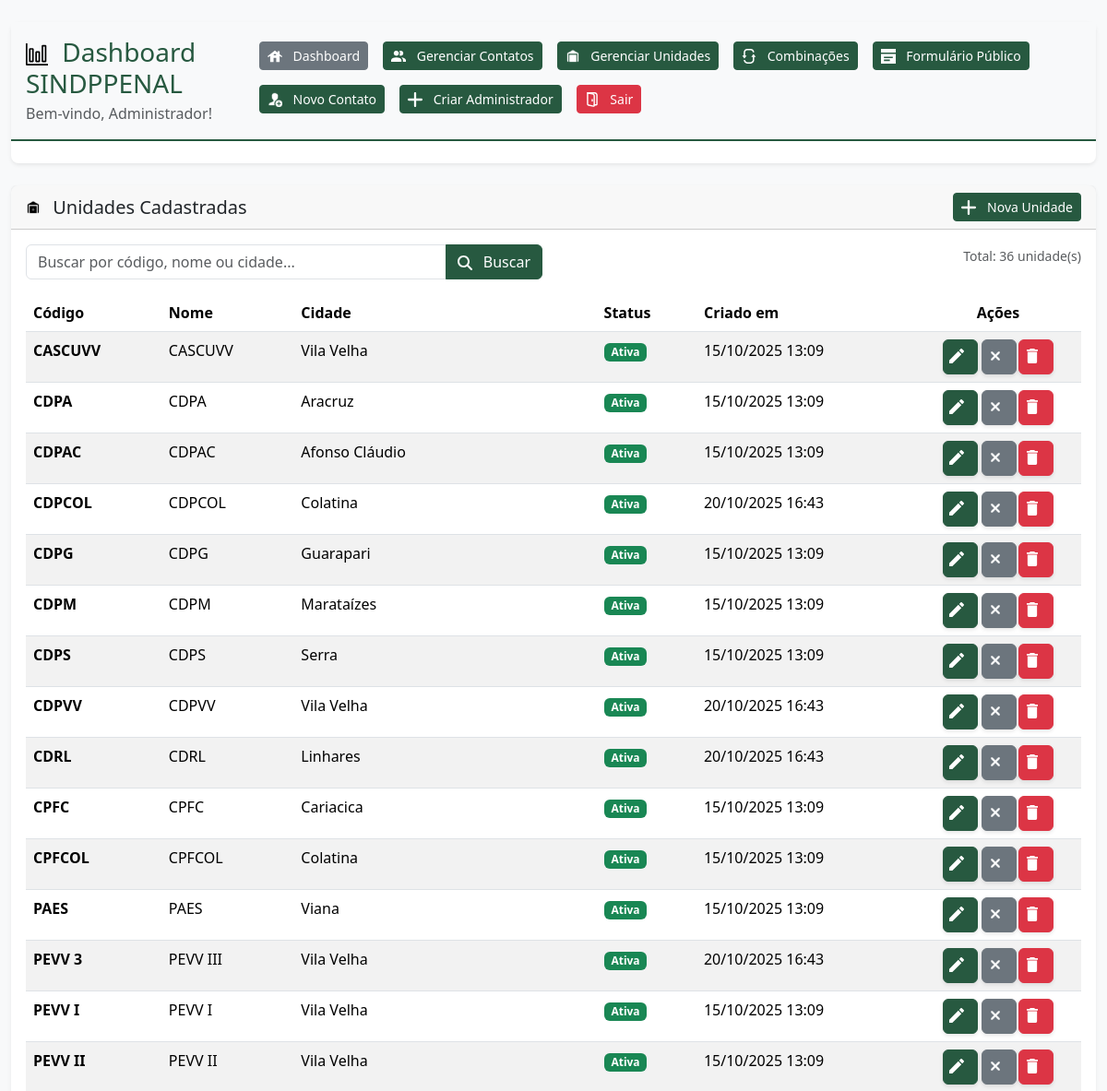
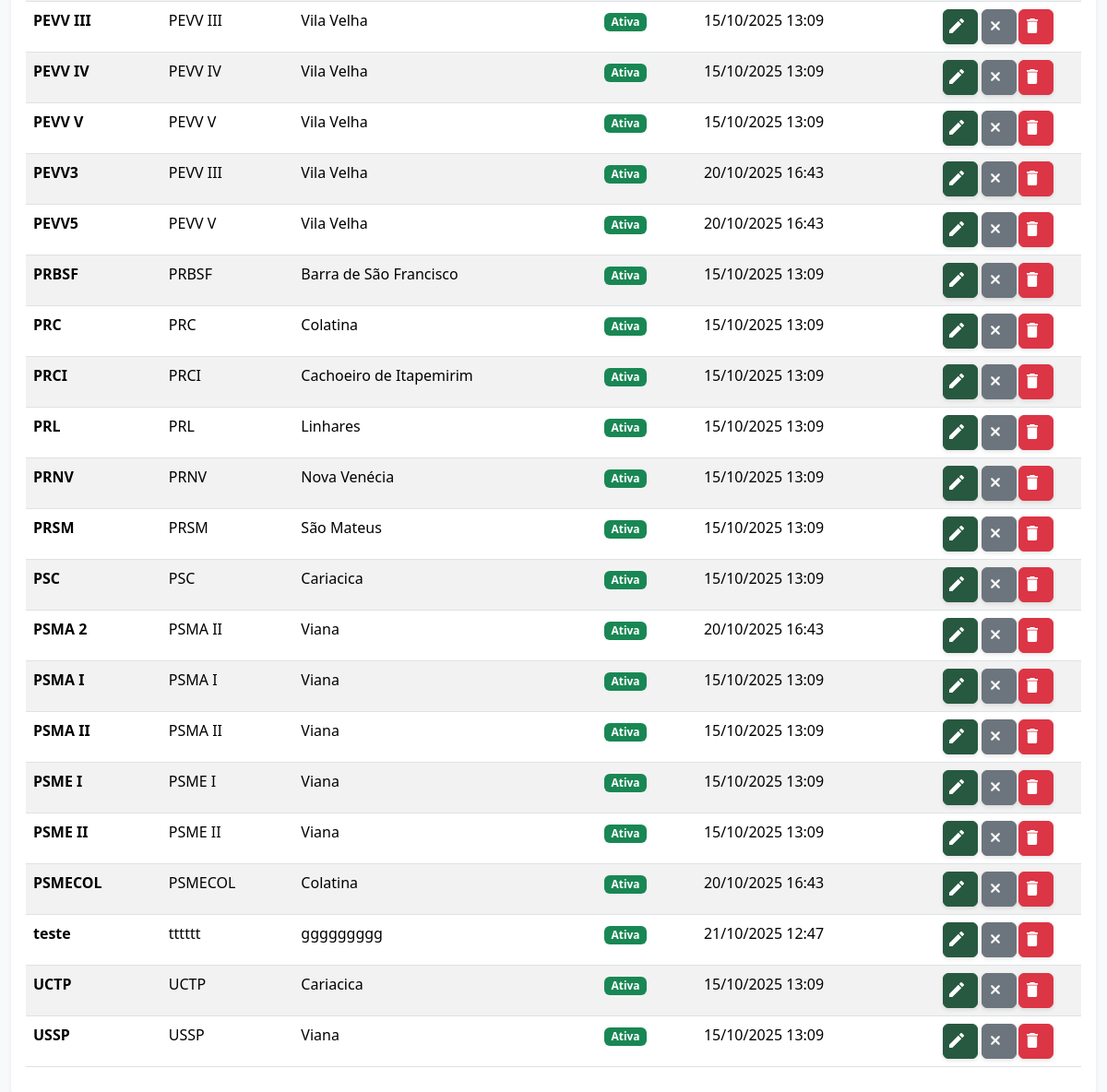
/admin/unidades.php (signed in), run on the app's committed database (2 pictures, top to bottom).
### tables this page shows
CREATE TABLE `unidades` (
  `id` int NOT NULL AUTO_INCREMENT,
  `codigo` varchar(10) NOT NULL,
  `nome` varchar(255) NOT NULL,
  `cidade` varchar(100) NOT NULL,
  `ativo` tinyint(1) DEFAULT '1',
  `created` datetime DEFAULT CURRENT_TIMESTAMP,
  `updated` datetime DEFAULT CURRENT_TIMESTAMP ON UPDATE CURRENT_TIMESTAMP,
  PRIMARY KEY (`id`),
  UNIQUE KEY `unique_codigo` (`codigo`)
);

### admin/classes/AdminUnidades.php (called while the page is built, shortened)
<?php
class AdminUnidades {
    private $conn;
    private $table_name = "unidades";
    public function __construct() {
        $database = new Database();
        $this->conn = $database->connect();
    }
    public function listarTodos($page = 1, $limit = 10, $search = '') {
        try {
            $offset = ($page - 1) * $limit;
            if (!empty($search)) {
                $query = "SELECT * FROM " . $this->table_name . "
                         WHERE codigo LIKE :search1
                            OR nome LIKE :search2
                            OR cidade LIKE :search3
                         ORDER BY codigo ASC LIMIT :limit OFFSET :offset";
                $stmt = $this->conn->prepare($query);
                $searchParam = "%$search%";
                $stmt->bindParam(':search1', $searchParam);
                $stmt->bindParam(':search2', $searchParam);
                $stmt->bindParam(':search3', $searchParam);
                $stmt->bindParam(':limit', $limit, PDO::PARAM_INT);
                $stmt->bindParam(':offset', $offset, PDO::PARAM_INT);
                $stmt->execute();
                $unidades = $stmt->fetchAll();
                $countQuery = "SELECT COUNT(*) as total
                              FROM " . $this->table_name . "
                              WHERE codigo LIKE :search1
                                 OR nome LIKE :search2
                                 OR cidade LIKE :search3";
                $countStmt = $this->conn->prepare($countQuery);
                $countStmt->bindParam(':search1', $searchParam);
                $countStmt->bindParam(':search2', $searchParam);
                $countStmt->bindParam(':search3', $searchParam);
            } else {
                $query = "SELECT * FROM " . $this->table_name . "
                         ORDER BY codigo ASC LIMIT :limit OFFSET :offset";
                $stmt = $this->conn->prepare($query);
                $stmt->bindParam(':limit', $limit, PDO::PARAM_INT);
                $stmt->bindParam(':offset', $offset, PDO::PARAM_INT);
                $stmt->execute();
                $unidades = $stmt->fetchAll();
                $countQuery = "SELECT COUNT(*) as total FROM " . $this->table_name;
                $countStmt = $this->conn->prepare($countQuery);
            }
            $countStmt->execute();
            $total = $countStmt->fetch()['total'];
            return [
                'unidades' => $unidades,
                'total' => $total,
                'pages' => ceil($total / $limit)
            ];
        } catch (PDOException $e) {
            return [
                'unidades' => [],
                'total' => 0,
                'pages' => 0
            ];
        }
    }
}

### admin/config/database.php (called while the page is built, shortened)
<?php
class Database {
    private $host = DB_HOST;
    private $db_name = DB_NAME;
    private $username = DB_USER;
    private $password = DB_PASS;
    public function connect() {
        $this->conn = null;
        try {
            $this->conn = new PDO(
                "mysql:host=" . $this->host . ";dbname=" . $this->db_name . ";charset=utf8mb4",
                $this->username,
                $this->password,
                [
                    PDO::ATTR_ERRMODE => PDO::ERRMODE_EXCEPTION,
                    PDO::ATTR_DEFAULT_FETCH_MODE => PDO::FETCH_ASSOC,
                    PDO::ATTR_EMULATE_PREPARES => false
                ]
            );
        } catch(PDOException $e) {
            echo "Erro de conexão: " . $e->getMessage();
            die();
        }
        return $this->conn;
    }
}

### admin/unidades.php (the view, shortened to what this page needs)
<?php
$adminUnidades = new AdminUnidades();
$page = isset($_GET['page']) ? (int)$_GET['page'] : 1;
$search = isset($_GET['search']) ? $_GET['search'] : '';
$dados = $adminUnidades->listarTodos($page, 50, $search);
?>
<!DOCTYPE html>
<html lang="pt-br">
<head>
    <link href="https://cdn.jsdelivr.net/npm/bootstrap@5.3.2/dist/css/bootstrap.min.css" rel="stylesheet">
    <link rel="stylesheet" href="../assets/css/sindppenal-theme.css">
</head>
<body class="sindppenal-bg">
    <div class="container-fluid py-4">
        <?php include __DIR__ . '/includes/header.php'; ?>
        <div class="row">
            <div class="col-12">
                <div class="card sindppenal-card">
                    <div class="card-header d-flex justify-content-between align-items-center">
                        <h5 class="card-title mb-0">
                            <img src="../assets/icons/dashboard/unidade.svg" alt="Unidades" class="svg-icon size-sm me-2">
                            Unidades Cadastradas
                        </h5>
                        <a href="unidades.php?action=add" class="btn btn-primary btn-sm">
                            <img src="../assets/icons/dashboard/add.svg" alt="Adicionar" class="svg-icon-white size-sm">
                            Nova Unidade
                        </a>
                    </div>
                    <div class="card-body">
                        <div class="row mb-3">
                            <div class="col-md-6">
                                <form method="GET" action="">
                                    <div class="input-group">
                                        <input type="text" class="form-control" name="search" placeholder="Buscar por código, nome ou cidade..."
                                               value="<?php echo htmlspecialchars($search); ?>">
                                        <button class="btn btn-primary" type="submit">
                                            <img src="../assets/icons/dashboard/lupa.svg" alt="Buscar" class="svg-icon-white size-sm">
                                            Buscar
                                        </button>
                                    </div>
                                </form>
                            </div>
                            <div class="col-md-6 text-end">
                                <small class="text-muted">
                                    Total: <?php echo $dados['total']; ?> unidade(s)
                                </small>
                            </div>
                        </div>
                        <?php if (!empty($dados['unidades'])): ?>
                        <div class="table-responsive">
                            <table class="table table-striped table-hover">
                                <thead>
                                    <tr>
                                        <th>Código</th>
                                        <th>Nome</th>
                                        <th>Cidade</th>
                                        <th>Status</th>
                                        <th>Criado em</th>
                                        <th width="180" class="text-center">Ações</th>
                                    </tr>
                                </thead>
                                <tbody>
                                    <?php foreach ($dados['unidades'] as $unidade): ?>
                                    <tr>
                                        <td>
                                            <strong><?php echo htmlspecialchars($unidade['codigo']); ?></strong>
                                        </td>
                                        <td><?php echo htmlspecialchars($unidade['nome']); ?></td>
                                        <td><?php echo htmlspecialchars($unidade['cidade']); ?></td>
                                        <td>
                                            <?php if ($unidade['ativo']): ?>
                                                <span class="badge bg-success">Ativa</span>
                                            <?php else: ?>
                                                <span class="badge bg-secondary">Inativa</span>
                                            <?php endif; ?>
                                        </td>
                                        <td>
                                            <?php
                                            if ($unidade['created']) {
                                                echo date('d/m/Y H:i', strtotime($unidade['created']));
                                            }
                                            ?>
                                        </td>
                                        <td>
                                            <div class="btn-group btn-group-sm d-flex justify-content-center" role="group">
                                                <a href="unidades.php?edit=<?php echo $unidade['id']; ?>"
                                                   class="btn btn-primary d-flex align-items-center justify-content-center"
                                                   title="Editar" style="width: 38px; height: 38px;">
                                                    <img src="../assets/icons/dashboard/editar.svg" alt="Editar"
                                                         class="svg-icon-white" style="width: 16px; height: 16px;">
                                                </a>
                                                <form method="POST" style="display: inline;"
                                                      >
                                                    <button type="submit"
                                                            class="btn btn-<?php echo $unidade['ativo'] ? 'secondary' : 'success'; ?> d-flex align-items-center justify-content-center"
                                                            title="<?php echo $unidade['ativo'] ? 'Desativar' : 'Ativar'; ?>"
                                                            style="width: 38px; height: 38px;">
                                                        <img src="../assets/icons/<?php echo $unidade['ativo'] ? 'dashboard/disabled' : 'formulario/check'; ?>.svg"
                                                             alt="<?php echo $unidade['ativo'] ? 'Desativar' : 'Ativar'; ?>"
                                                             class="svg-icon-white" style="width: 16px; height: 16px;">
                                                    </button>
                                                </form>
                                                <form method="POST" style="display: inline;"
                                                      class="form-delete-unidade">
                                                    <button type="submit"
                                                            class="btn btn-danger d-flex align-items-center justify-content-center"
                                                            title="Excluir" style="width: 38px; height: 38px;">
                                                        <img src="../assets/icons/dashboard/lixo.svg" alt="Excluir"
                                                             class="svg-icon-white" style="width: 16px; height: 16px;">
                                                    </button>
                                                </form>
                                            </div>
                                        </td>
                                    </tr>
                                    <?php endforeach; ?>
                                </tbody>
                            </table>
                        </div>
                        <?php endif; ?>
                    </div>
                </div>
            </div>
        </div>
    </div>
</body>
</html>

### assets/css/sindppenal-theme.css (style rules this page uses)
:root { --sindppenal-primary: #275940; --sindppenal-primary-light: #34a85a; --sindppenal-secondary: #6c757d; --sindppenal-success: #198754; --sindppenal-info: #0dcaf0; --sindppenal-warning: #ffc107; --sindppenal-danger: #dc3545; --sindppenal-light: #f8f9fa; --sindppenal-dark: #212529; }
.btn-primary { background-color: var(--sindppenal-primary) !important; border-color: var(--sindppenal-primary) !important; }
.sindppenal-card { border: none; border-radius: 0.5rem; box-shadow: 0 0.125rem 0.25rem rgba(0, 0, 0, 0.075); }
.sindppenal-bg { background-color: var(--sindppenal-light); min-height: 100vh; }
.btn, .card { transform: none !important; }
.svg-icon { width: 20px; height: 20px; display: inline-block; vertical-align: middle; margin-right: 8px; filter: none; line-height: 1; top: -1px; position: relative; }
.svg-icon-white { width: 20px; height: 20px; display: inline-block; vertical-align: middle; margin-right: 8px; filter: brightness(0) invert(1); line-height: 1; top: -1px; position: relative; }
.svg-icon.size-sm, .svg-icon-white.size-sm { width: 16px; height: 16px; }

### admin/unidades.php (style rules this page uses)
.btn-group .btn { border-radius: 6px !important; margin: 0 2px; box-shadow: 0 2px 4px rgba(0,0,0,0.1); transition: all 0.2s ease; }
.btn-group .btn:first-child { margin-left: 0; }
.btn-group .btn:last-child { margin-right: 0; }
.btn img.svg-icon-white { filter: brightness(0) invert(1); vertical-align: middle; }
.btn-primary { background-color: #0d6efd; border-color: #0d6efd; }
.btn-secondary { background-color: #6c757d; border-color: #6c757d; }
.btn-danger { background-color: #dc3545; border-color: #dc3545; }
.btn-group .btn { min-width: 38px !important; max-width: 38px !important; width: 38px !important; height: 38px !important; position: relative; z-index: 1; }
.btn-group .btn, .btn-group .btn * { pointer-events: auto !important; }
.table td:last-child { text-align: center; vertical-align: middle; }

### data on the page
unidades: codigo "CASCUVV", nome "CASCUVV", cidade "Vila Velha", ativo "Ativa", created "15/10/2025 13:09"
unidades: codigo "CDPA", nome "CDPA", cidade "Aracruz", ativo "Ativa", created "15/10/2025 13:09"
unidades: codigo "CDPAC", nome "CDPAC", cidade "Afonso Cláudio", ativo "Ativa", created "15/10/2025 13:09"
unidades: codigo "CDPCOL", nome "CDPCOL", cidade "Colatina", ativo "Ativa", created "20/10/2025 16:43"
unidades: codigo "CDPG", nome "CDPG", cidade "Guarapari", ativo "Ativa", created "15/10/2025 13:09"
unidades: codigo "CDPM", nome "CDPM", cidade "Marataízes", ativo "Ativa", created "15/10/2025 13:09"
unidades: codigo "CDPS", nome "CDPS", cidade "Serra", ativo "Ativa", created "15/10/2025 13:09"
unidades: codigo "CDPVV", nome "CDPVV", cidade "Vila Velha", ativo "Ativa", created "20/10/2025 16:43"
unidades: codigo "CDRL", nome "CDRL", cidade "Linhares", ativo "Ativa", created "20/10/2025 16:43"
unidades: codigo "CPFC", nome "CPFC", cidade "Cariacica", ativo "Ativa", created "15/10/2025 13:09"
unidades: codigo "CPFCOL", nome "CPFCOL", cidade "Colatina", ativo "Ativa", created "15/10/2025 13:09"
unidades: codigo "PAES", nome "PAES", cidade "Viana", ativo "Ativa", created "15/10/2025 13:09"
unidades: codigo "PEVV 3", nome "PEVV III", cidade "Vila Velha", ativo "Ativa", created "20/10/2025 16:43"
unidades: codigo "PEVV I", nome "PEVV I", cidade "Vila Velha", ativo "Ativa", created "15/10/2025 13:09"
unidades: codigo "PEVV II", nome "PEVV II", cidade "Vila Velha", ativo "Ativa", created "15/10/2025 13:09"
unidades: codigo "PEVV III", nome "PEVV III", cidade "Vila Velha", ativo "Ativa", created "15/10/2025 13:09"
unidades: codigo "PEVV IV", nome "PEVV IV", cidade "Vila Velha", ativo "Ativa", created "15/10/2025 13:09"
unidades: codigo "PEVV V", nome "PEVV V", cidade "Vila Velha", ativo "Ativa", created "15/10/2025 13:09"
unidades: codigo "PEVV3", nome "PEVV III", cidade "Vila Velha", ativo "Ativa", created "20/10/2025 16:43"
unidades: codigo "PEVV5", nome "PEVV V", cidade "Vila Velha", ativo "Ativa", created "20/10/2025 16:43"
unidades: codigo "PRBSF", nome "PRBSF", cidade "Barra de São Francisco", ativo "Ativa", created "15/10/2025 13:09"
unidades: codigo "PRC", nome "PRC", cidade "Colatina", ativo "Ativa", created "15/10/2025 13:09"
unidades: codigo "PRCI", nome "PRCI", cidade "Cachoeiro de Itapemirim", ativo "Ativa", created "15/10/2025 13:09"
unidades: codigo "PRL", nome "PRL", cidade "Linhares", ativo "Ativa", created "15/10/2025 13:09"
unidades: codigo "PRNV", nome "PRNV", cidade "Nova Venécia", ativo "Ativa", created "15/10/2025 13:09"
unidades: codigo "PRSM", nome "PRSM", cidade "São Mateus", ativo "Ativa", created "15/10/2025 13:09"
unidades: codigo "PSC", nome "PSC", cidade "Cariacica", ativo "Ativa", created "15/10/2025 13:09", $unidade['id'] 3 (drawn)
unidades: codigo "PSMA 2", nome "PSMA II", cidade "Viana", ativo "Ativa", created "20/10/2025 16:43"
unidades: codigo "PSMA I", nome "PSMA I", cidade "Viana", ativo "Ativa", created "15/10/2025 13:09"
unidades: codigo "PSMA II", nome "PSMA II", cidade "Viana", ativo "Ativa", created "15/10/2025 13:09"
unidades: codigo "PSME I", nome "PSME I", cidade "Viana", ativo "Ativa", created "15/10/2025 13:09"
unidades: codigo "PSME II", nome "PSME II", cidade "Viana", ativo "Ativa", created "15/10/2025 13:09"
unidades: codigo "PSMECOL", nome "PSMECOL", cidade "Colatina", ativo "Ativa", created "20/10/2025 16:43"
unidades: codigo "teste", nome "tttttt", cidade "ggggggggg", ativo "Ativa", created "21/10/2025 12:47"
unidades: codigo "UCTP", nome "UCTP", cidade "Cariacica", ativo "Ativa", created "15/10/2025 13:09"
unidades: codigo "USSP", nome "USSP", cidade "Viana", ativo "Ativa", created "15/10/2025 13:09"

### other printed values
$_SESSION['admin_nome'] "Administrador"
$dados['total'] "36"
